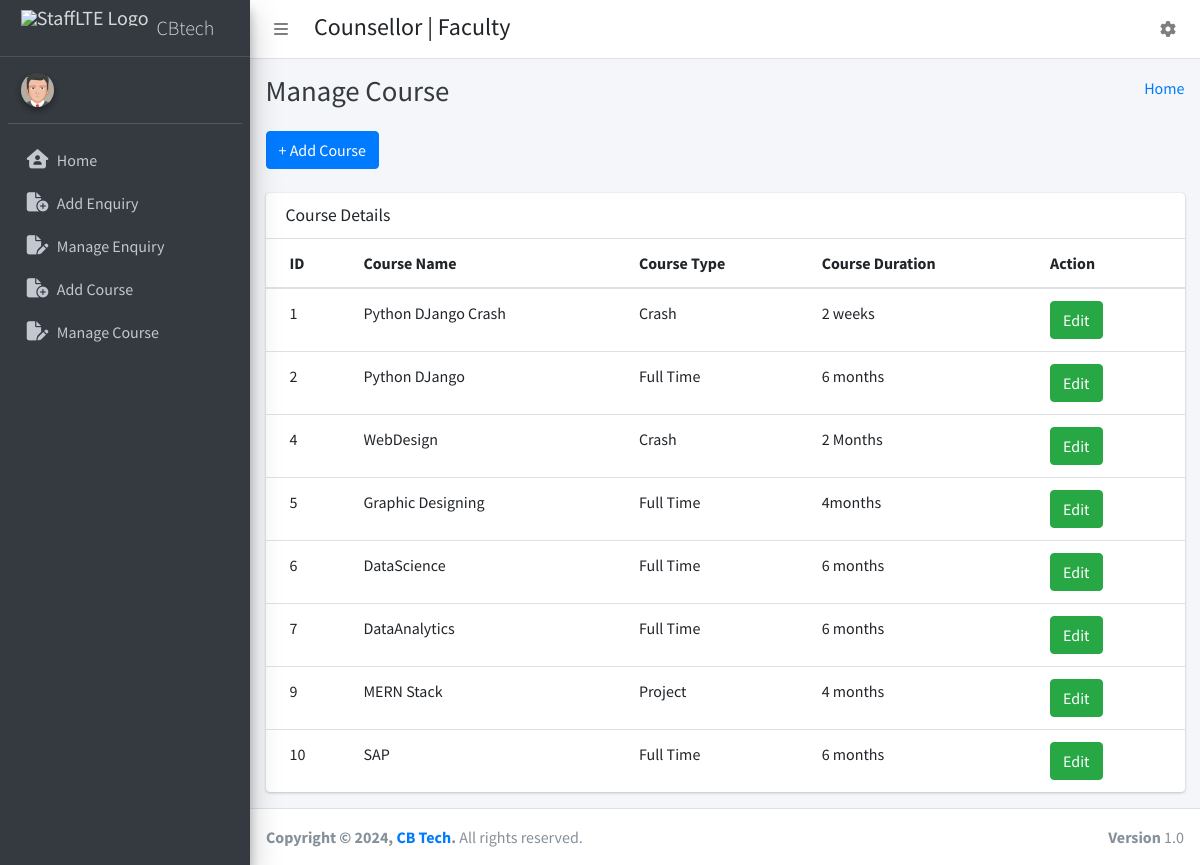
Screenshot of /staff_manage_course/ (signed in) with the database file from the repository.
### cbtech_app/models.py (models this page shows, shortened)
class Courses(models.Model):
    id = models.AutoField(primary_key=True)
    course_name = models.CharField(max_length=30)
    type_choices = (
        ('Full Time','Full Time'),
        ('Crash','Crash'),
        ('Project','Project'),
    )
    course_type = models.CharField(max_length=10,choices=type_choices,blank=True,null=True)
    course_duration = models.CharField(max_length=25,default='4 Months',choices=type_choices)
    created_at = models.DateTimeField(auto_now_add=True)
    updated_at = models.DateTimeField(blank=True,null=True)
    joined_date=models.DateField(blank=True,null=True,auto_now_add=True)

### cbtech_app/StaffViews.py (the view)
# urls.py: path('manage_course/', AdminViews.manage_course, name="manage_course"),
@login_required(login_url='/')
def manage_course(request):
    courses = Courses.objects.all()
    context = {
        "courses": courses
    }
    return render(request, 'staff_template/staff_manage_course.html',context)

### templates/staff_template/staff_manage_course.html (shortened to what this page needs)
{% extends 'staff_template/base_template.html' %}
{% block page_title %}
    Manage Course
{% endblock page_title %}
{% block main_content %}
{% load static %}
<section class="content">
        <div class="container-fluid">
            <a class="btn btn-primary" href="{% url 'staff_add_course' %}" role="button">+ Add Course</a> <br/>&nbsp;
            <div class="row">
                <div class="col-md-12">
                    <div class="card">
                        <div class="card-header">
                            <h3 class="card-title">Course Details</h3>
                        </div>
                        <div class="card-body table-responsive p-0">
                            <table class="table table-hover text-nowrap">
                            <thead>
                                <tr>
                                <th>ID</th>
                                <th>Course Name</th>
                                <th>Course Type </th>
                                <th>Course Duration</th>
                                <th>Action</th>
                                </tr>
                            </thead>
                            <tbody>
                            {% if searchCourse %}
                                {% for x in searchCourse %}
                                    <tr>
                                    <td>{{ x.id }}</td>
                                    <td>{{ x.course_name }}</td>
                                    <td>{{ x.course_type }}</td>
                                    <td>{{ x.course_duration }}</td>
                                    <td>
                                        <a href="{% url 'staff_edit_course' x.id %}" class="btn btn-success">Edit</a>
                                    </td>
                                    </tr>
                                    {% endfor %}
                                {% else %}
                                    {% for course in courses %}
                                    <tr>
                                    <td>{{ course.id }}</td>
                                    <td>{{ course.course_name }}</td>
                                    <td>{{ course.course_type }}</td>
                                    <td>{{ course.course_duration }}</td>
                                    <td>
                                        <a href="{% url 'staff_edit_course' course.id %}" class="btn btn-success">Edit</a>
                                    </td>
                                    </tr>
                                {% endfor %}
                            {% endif %}
                            </tbody>
                            </table>
                        </div>
                        </div>
                </div>
            </div>
        </div>
      </section>
  {% endblock main_content %}

### rows the page displays
Courses: id "1", course_name "Python DJango Crash", course_type "Crash", course_duration "2 weeks"
Courses: id "2", course_name "Python DJango", course_type "Full Time", course_duration "6 months"
Courses: id "4", course_name "WebDesign", course_type "Crash", course_duration "2 Months"
Courses: id "5", course_name "Graphic Designing", course_type "Full Time", course_duration "4months"
Courses: id "6", course_name "DataScience", course_type "Full Time", course_duration "6 months"
Courses: id "7", course_name "DataAnalytics", course_type "Full Time", course_duration "6 months"
Courses: id "9", course_name "MERN Stack", course_type "Project", course_duration "4 months"
Courses: id "10", course_name "SAP", course_type "Full Time", course_duration "6 months"
